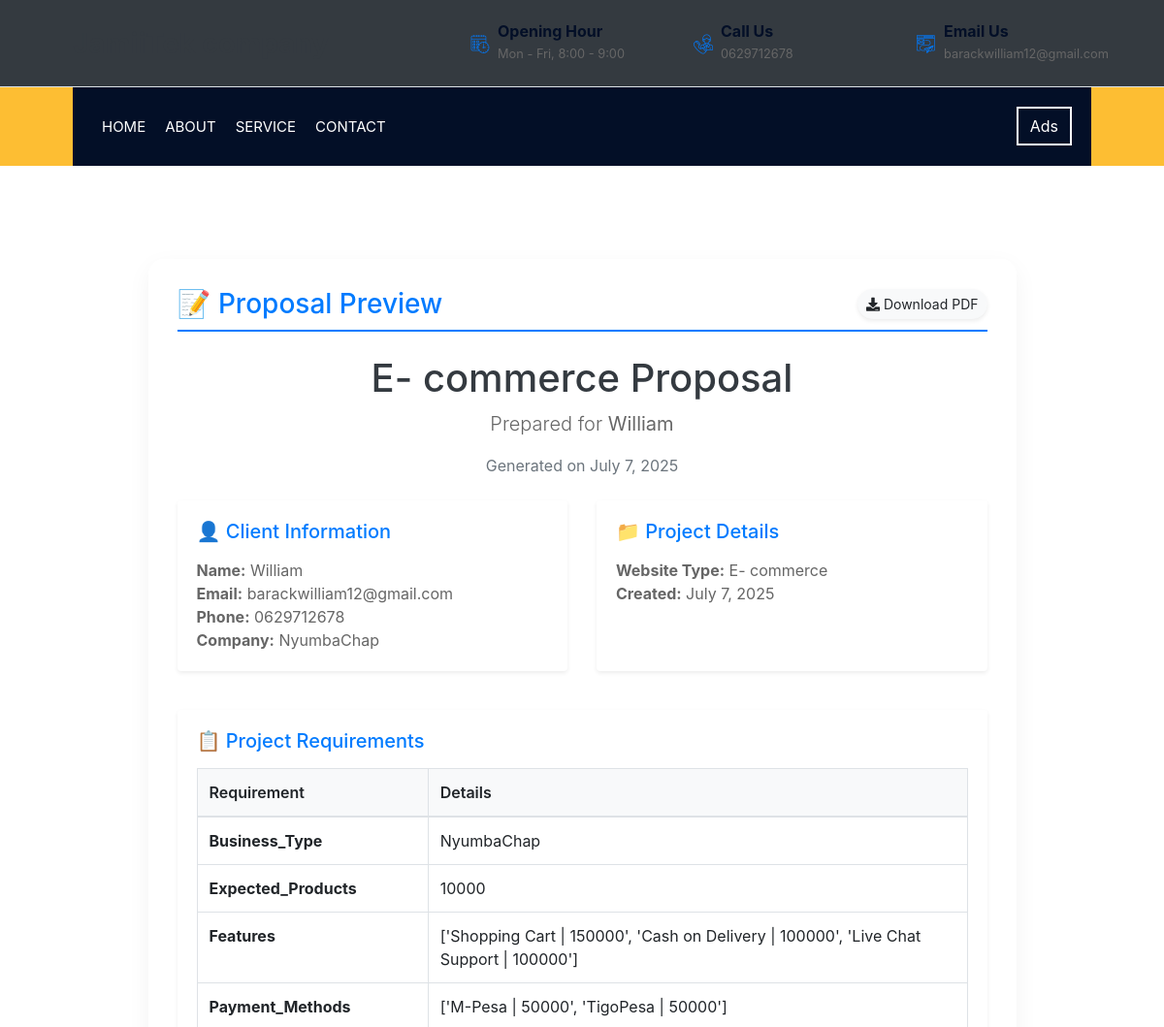
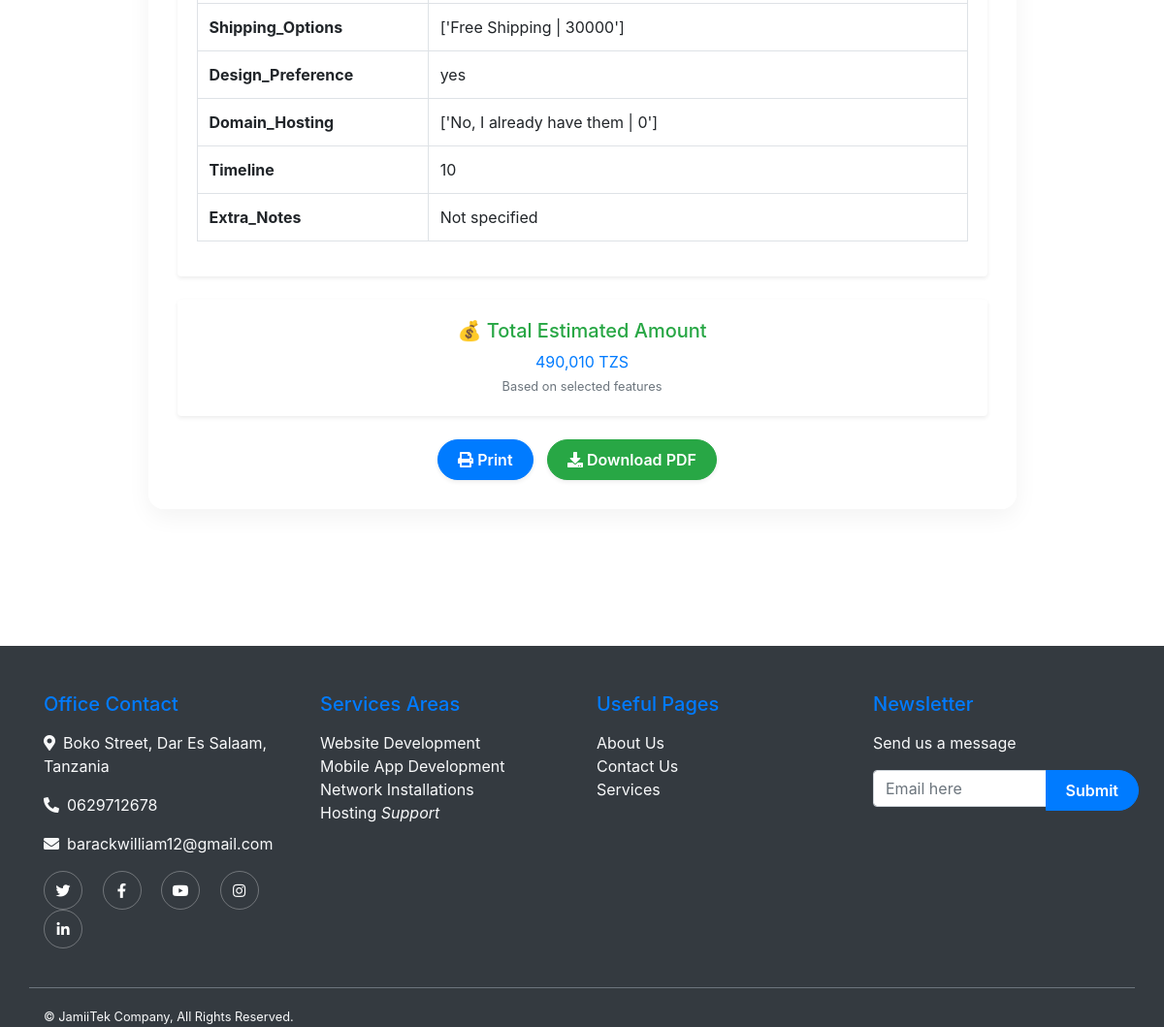
The app's page /proposals/preview/4/ with its own data (2 pictures, top to bottom).
### apps/models.py (models this page shows, shortened)
class ProjectProposal(models.Model):
    client = models.ForeignKey(Client, on_delete=models.CASCADE)
    website_type = models.ForeignKey(WebsiteType, on_delete=models.CASCADE)
    requirements = models.JSONField()
    created_at = models.DateTimeField(auto_now_add=True)
    updated_at = models.DateTimeField(auto_now=True)
    pdf_file = models.URLField(blank=True)

class WebsiteType(models.Model):
    name = models.CharField(max_length=100)
    description = models.TextField(blank=True)
    icon = models.CharField(max_length=50, blank=True)

class Client(models.Model):
    user = models.OneToOneField(User, on_delete=models.CASCADE, null=True, blank=True)
    name = models.CharField(max_length=100)
    email = models.EmailField()
    phone = models.CharField(max_length=20, blank=True)
    company = models.CharField(max_length=100, blank=True)

### apps/views.py (the view)
# urls.py: path('proposals/preview/<int:proposal_id>/', proposal_preview, name='proposal_preview'),
def proposal_preview(request, proposal_id):
    proposal = ProjectProposal.objects.get(id=proposal_id)
    return render(request, 'proposal_preview.html', {
        'proposal': proposal,
        'title': 'Proposal Preview'
    })

### apps/templates/proposal_preview.html (shortened to what this page needs)
{% extends "base.html" %}
{% load static %}
{% block content %}
<div class="container py-5">
    <div class="row justify-content-center">
        <div class="col-lg-10">
            <div class="glass-panel">
                <div class="d-flex justify-content-between align-items-center mb-4 proposal-header">
                    <h3 class="text-primary mb-0">📝 Proposal Preview</h3>
                    <a href="{% url 'generate_pdf' proposal.id %}" class="btn btn-light btn-sm shadow-sm">
                        <i class="fas fa-download me-2"></i> Download PDF
                    </a>
                </div>
                <div id="printable-area">
                    <div class="text-center mb-4">
                        <h1 class="text-dark">{{ proposal.website_type.name }} Proposal</h1>
                        <p class="lead">Prepared for <strong>{{ proposal.client.name }}</strong></p>
                        <p class="text-muted">Generated on {{ proposal.created_at|date:"F j, Y" }}</p>
                    </div>
                    <div class="row mb-4">
                        <div class="col-md-6 mb-3">
                            <div class="card border-0 shadow-sm h-100">
                                <div class="card-body">
                                    <h5 class="text-primary fw-bold mb-3">👤 Client Information</h5>
                                    <ul class="list-unstyled mb-0">
                                        <li><strong>Name:</strong> {{ proposal.client.name }}</li>
                                        <li><strong>Email:</strong> {{ proposal.client.email }}</li>
                                        {% if proposal.client.phone %}
                                        <li><strong>Phone:</strong> {{ proposal.client.phone }}</li>
                                        {% endif %}
                                        {% if proposal.client.company %}
                                        <li><strong>Company:</strong> {{ proposal.client.company }}</li>
                                        {% endif %}
                                    </ul>
                                </div>
                            </div>
                        </div>
                        <div class="col-md-6 mb-3">
                            <div class="card border-0 shadow-sm h-100">
                                <div class="card-body">
                                    <h5 class="text-primary fw-bold mb-3">📁 Project Details</h5>
                                    <ul class="list-unstyled mb-0">
                                        <li><strong>Website Type:</strong> {{ proposal.website_type.name }}</li>
                                        <li><strong>Created:</strong> {{ proposal.created_at|date:"F j, Y" }}</li>
                                    </ul>
                                </div>
                            </div>
                        </div>
                    </div>
                    <div class="card border-0 shadow-sm mb-4">
                        <div class="card-body">
                            <h5 class="text-primary fw-bold mb-3">📋 Project Requirements</h5>
                            <div class="table-responsive">
                                <table class="table table-bordered proposal-table">
                                    <thead>
                                        <tr>
                                            <th width="30%">Requirement</th>
                                            <th>Details</th>
                                        </tr>
                                    </thead>
                                    <tbody>
                                        {% for key, value in proposal.requirements.items %}
                                            {% if key|slice:":7" != "client_" %}
                                            <tr>
                                                <td><strong>{{ key|title }}</strong></td>
                                                <td>
                                                    {% if value is iterable and value is not string %}
                                                    <ul class="mb-0 ps-3">
                                                        {% for item in value %}
                                                        <li>{{ item }}</li>
                                                        {% endfor %}
                                                    </ul>
                                                    {% else %}
                                                    {{ value|default:"Not specified" }}
                                                    {% endif %}
                                                </td>
                                            </tr>
                                            {% endif %}
                                        {% endfor %}
                                    </tbody>
                                </table>
                            </div>
                        </div>
                    </div>
                    <div class="card border-0 shadow-sm mb-4">
                        <div class="card-body text-center">
                            <h5 class="text-success fw-bold mb-2">💰 Total Estimated Amount</h5>
                            <div class="fs-2 fw-bold text-primary" id="totalAmountDisplay">
                            </div>
                            <small class="text-muted">Based on selected features</small>
                        </div>
                    </div>
                    <div class="text-center no-print print-controls">
                        <button onclick="window.print()" class="btn btn-primary shadow-sm">
                            <i class="fas fa-print me-2"></i> Print
                        </button>
                        <a href="{% url 'generate_pdf' proposal.id %}" class="btn btn-success shadow-sm">
                            <i class="fas fa-download me-2"></i> Download PDF
                        </a>
                    </div>
                </div>
            </div>
        </div>
    </div>
</div>
{% endblock %}

### apps/static/css/style.css (style rules this page uses)
body { color: #666666; background: #dddddd; font-family: 'Poppins', sans-serif; font-weight: 400; }
h1, h2, h3, h4, h5, h6 { color: #030f27; }
a { color: #666666; transition: .3s; }
.btn { transition: .3s; }

### apps/templates/proposal_preview.html (style rules this page uses)
body { background: linear-gradient(to right, #f0f2f5, #ffffff); font-family: 'Inter', sans-serif; }
.glass-panel { background: rgba(255, 255, 255, 0.9); border-radius: 16px; box-shadow: 0 8px 24px rgba(0, 0, 0, 0.05); padding: 30px; }
.proposal-header { border-bottom: 2px solid #007bff; padding-bottom: 10px; margin-bottom: 20px; }
.proposal-table th { background-color: #f8f9fa; font-weight: 600; }
.btn-primary, .btn-success { border-radius: 30px; padding: 8px 20px; font-weight: 600; }
.btn-light { border-radius: 30px; }
.print-controls button, .print-controls a { margin-right: 10px; }

### records on screen
ProjectProposal: website_type.name "E- commerce", client.name "William", created_at "July 7, 2025", client.email "barackwilliam12@gmail.com", client.phone "0629712678", client.company "NyumbaChap"

### other values on screen
{{ key|title }} "Business_Type" "Expected_Products" "Features" "Payment_Methods" "Shipping_Options" "Design_Preference" "Domain_Hosting" "Timeline" "Extra_Notes"
{{ value|default:"Not specified" }} "NyumbaChap" "10000" "['Shopping Cart | 150000', 'Cash on Delivery | 100000', 'Live Chat Support | 100000']" "['M-Pesa | 50000', 'TigoPesa | 50000']" "['Free Shipping | 30000']" "yes" "['No, I already have them | 0']" "10" "Not specified"
